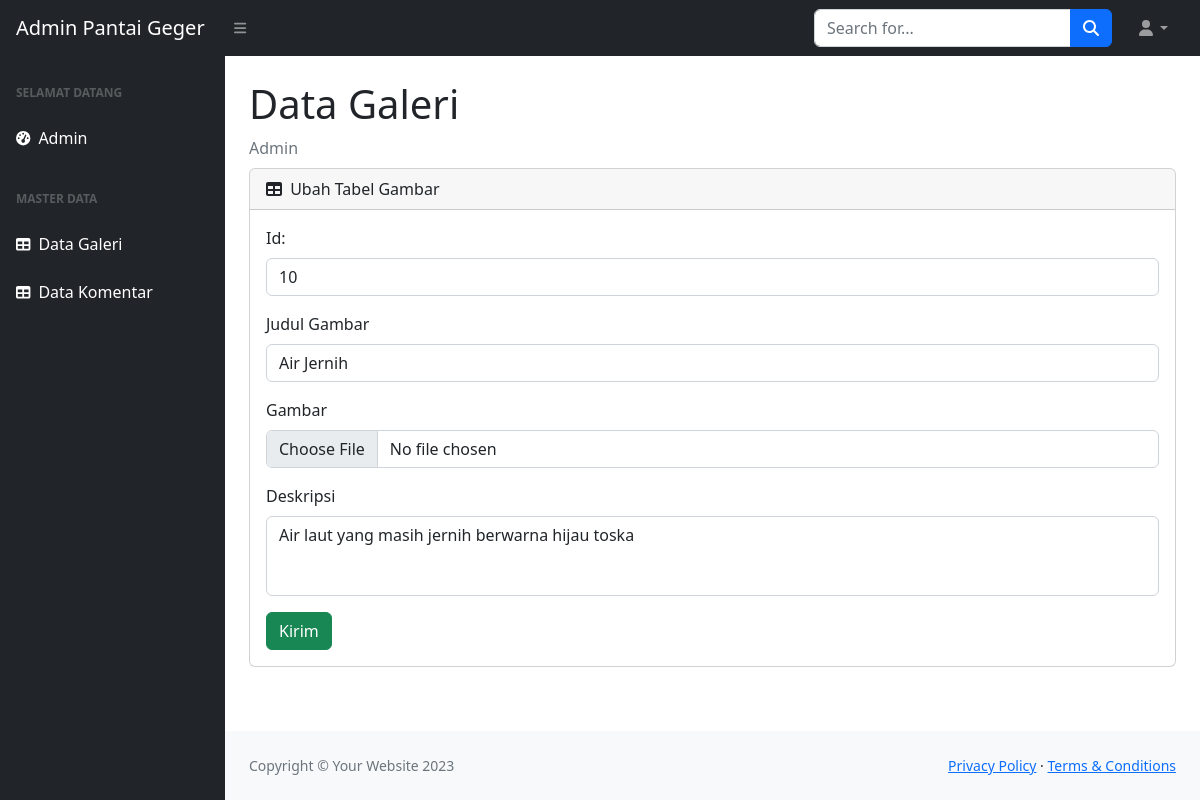
The app's page /C_galeri/ubah/10 with its own data.
### tables this page shows
CREATE TABLE `tb_gambar` (
  `id_gambar` int(10) NOT NULL,
  `judul_gambar` varchar(100) NOT NULL,
  `gambar` varchar(50) NOT NULL,
  `deskripsi` text NOT NULL
);

### application/controllers/C_galeri.php (called while the page is built, shortened)
<?php
class C_galeri extends CI_Controller {
    public function __construct()
    {
        $this->load->model('M_galeri');
    }
    public function ubah($id)
    {
        $data['galeri'] = $this->M_galeri->getDetailGaleri($id);
        $this->load->view('vw_user/header');
        $this->load->view('vw_user/navbar');
        $this->load->view('vw_user/galeri/v_ubah_galeri', $data);
        $this->load->view('vw_user/footer');
    }
}

### index.php (called while the page is built, shortened)
<?php
require_once BASEPATH.'core/CodeIgniter.php';

### application/models/M_galeri.php (called while the page is built, shortened)
<?php
class M_galeri extends CI_Model
{
    public function getDetailGaleri($id)
    {
        $this->db->where('id_gambar', $id);
        $result = $this->db->get('tb_gambar');
        return $result;
    }
}

### application/views/vw_user/galeri/v_ubah_galeri.php (the view, shortened to what this page needs)
<div id="layoutSidenav_content">
    <main>
        <div class="container-fluid px-4">
            <h1 class="mt-4">Data Galeri</h1>
            <ol class="breadcrumb mb-2">
                <li class="breadcrumb-item active">Admin</li>
            </ol>
            <div class="card mb-4">
                <div class="card-header">
                    <i class="fas fa-table me-1"></i>
                    Ubah Tabel Gambar
                </div>
                <div class="card-body">
                    <?php foreach ($galeri->result_array() as $key) {
                    ?>
                        <form class="row g-3" action="<?php echo base_url('C_galeri/edit/') . $key['id_gambar'] ?>" method="post">
                            <div class="col-12">
                                <label class="form-label">Id:</label>
                                <input type="text" class="form-control" value="<?php echo $key['id_gambar'] ?>" name="id_gambar" readonly>
                            </div>
                            <div class="col-12">
                                <label for="inputJudul" class="form-label">Judul Gambar</label>
                                <input type="text" class="form-control" id="inputJudul" name="judul_gambar" value="<?php echo $key['judul_gambar'] ?>">
                            </div>
                            <div class="col-12">
                                <label for="inputGambar" class="form-label">Gambar</label>
                                <input type="file" class="form-control" id="inputGambar" name="gambar" value="<?php echo $key['gambar'] ?>">
                            </div>
                            <div class="col-12">
                                <label for="inputDeskripsi" class="form-label">Deskripsi</label>
                                <input type="text" class="form-control pb-5" id="inputDeskripsi" name="deskripsi" value="<?php echo $key['deskripsi'] ?>">
                            </div>
                            <div class="col-12">
                                <button type="submit" class="btn btn-success">Kirim</button>
                            </div>
                        </form>
                    <?php
                    }
                    ?>
                </div>
            </div>
        </div>
    </main>

### records on screen
tb_gambar: id_gambar "10", judul_gambar "Air Jernih", deskripsi "Air laut yang masih jernih berwarna hijau toska"
